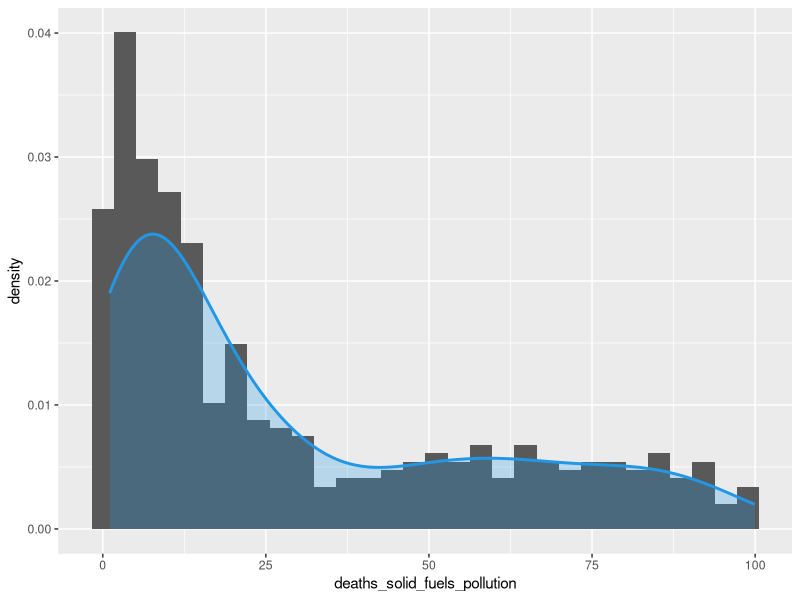
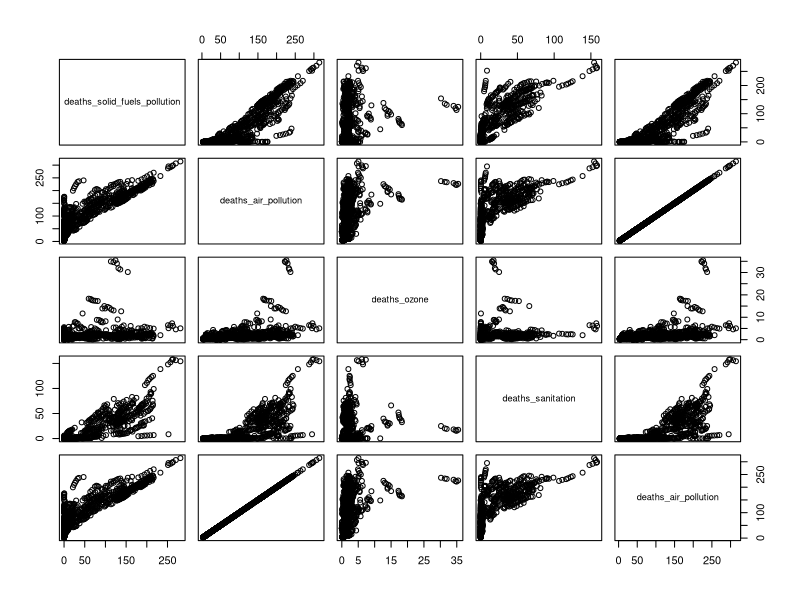
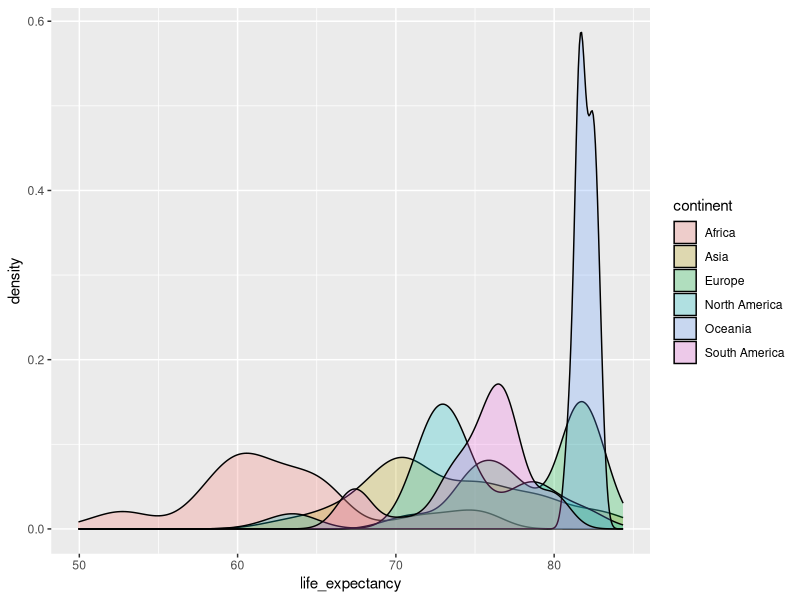

Source code (R) for these figures, in order:
library(tidyverse)
# Limpa area de trabalho
rm(list=ls())

# Carrega os dados em uma tabela
owid <- read_delim("data/owid.csv", delim = ",", col_names = TRUE)
str(owid)

summary(owid)

# print("Posição dos dados faltantes:")
which(is.na(owid))


owid %>% filter(deaths_solid_fuels_pollution > 1 & deaths_solid_fuels_pollution < 100) %>% 
  ggplot(aes(x = deaths_solid_fuels_pollution)) +
  geom_histogram(aes(y = after_stat(density))) +
  geom_density(lwd = 1, colour = 4,
               fill = 4, alpha = 0.25)
#   geom_rug(alpha = 0.5)


plot(owid[, c("deaths_solid_fuels_pollution", "deaths_air_pollution", 
              "deaths_ozone", "deaths_sanitation", "deaths_air_pollution")])

ggplot(owid, aes(x = life_expectancy, fill = continent)) +
  geom_density(alpha = 0.25, position = "identity") 
    # geom_histogram(alpha = 0.25, position = "identity")






